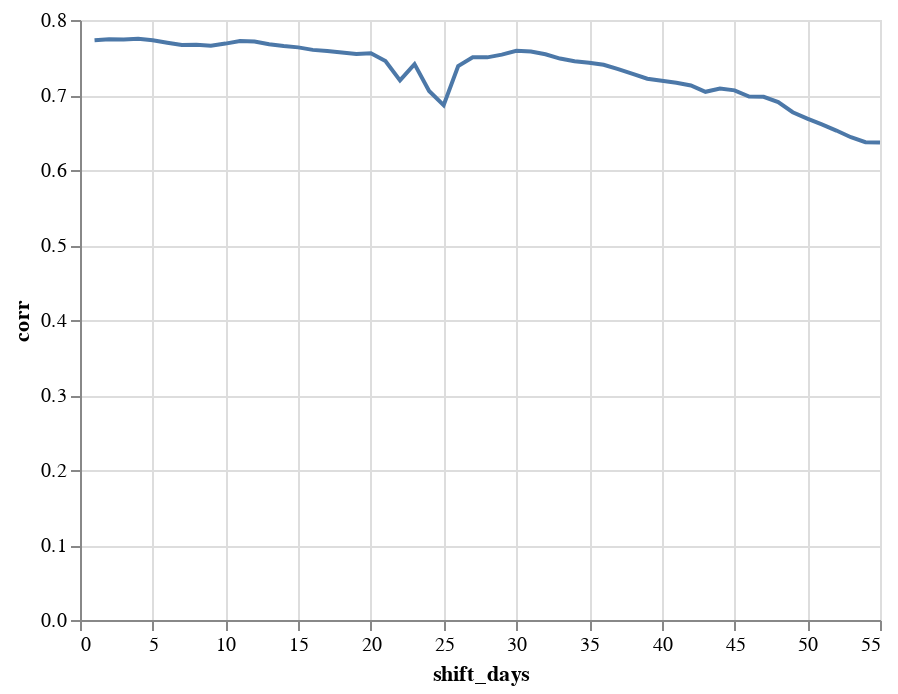

Notebook cell for this chart:
### Code cell
alt.Chart(shift_corrs_flat_df.groupby('shift_days').mean().reset_index()).mark_line().encode(
    x='shift_days',
    y='corr'
)

### Figure 1 — Vega-Lite specification as saved in the notebook (floating-point values rounded to 4 significant figures)
{"config": {"view": {"continuousWidth": 400, "continuousHeight": 300}}, "data": {"name": "data-8c10eed68be96ffedcb669f5db249594"}, "mark": "line", "encoding": {"x": {"type": "quantitative", "field": "shift_days"}, "y": {"type": "quantitative", "field": "corr"}}, "$schema": "https://vega.github.io/schema/vega-lite/v4.8.1.json", "datasets": {"data-8c10eed68be96ffedcb669f5db249594": [{"shift_days": 1, "corr": 0.7728}, {"shift_days": 2, "corr": 0.7742}, {"shift_days": 3, "corr": 0.774}, {"shift_days": 4, "corr": 0.775}, {"shift_days": 5, "corr": 0.773}, {"shift_days": 6, "corr": 0.7697}, {"shift_days": 7, "corr": 0.7666}, {"shift_days": 8, "corr": 0.7671}, {"shift_days": 9, "corr": 0.7658}, {"shift_days": 10, "corr": 0.7685}, {"shift_days": 11, "corr": 0.7719}, {"shift_days": 12, "corr": 0.7714}, {"shift_days": 13, "corr": 0.7677}, {"shift_days": 14, "corr": 0.7652}, {"shift_days": 15, "corr": 0.7635}, {"shift_days": 16, "corr": 0.7602}, {"shift_days": 17, "corr": 0.7587}, {"shift_days": 18, "corr": 0.7567}, {"shift_days": 19, "corr": 0.7548}, {"shift_days": 20, "corr": 0.7557}, {"shift_days": 21, "corr": 0.7453}, {"shift_days": 22, "corr": 0.7195}, {"shift_days": 23, "corr": 0.7412}, {"shift_days": 24, "corr": 0.7053}, {"shift_days": 25, "corr": 0.6865}, {"shift_days": 26, "corr": 0.7386}, {"shift_days": 27, "corr": 0.7503}, {"shift_days": 28, "corr": 0.7502}, {"shift_days": 29, "corr": 0.7538}, {"shift_days": 30, "corr": 0.7589}, {"shift_days": 31, "corr": 0.758}, {"shift_days": 32, "corr": 0.7543}, {"shift_days": 33, "corr": 0.7486}, {"shift_days": 34, "corr": 0.745}, {"shift_days": 35, "corr": 0.7431}, {"shift_days": 36, "corr": 0.7403}, {"shift_days": 37, "corr": 0.7345}, {"shift_days": 38, "corr": 0.7281}, {"shift_days": 39, "corr": 0.7217}, {"shift_days": 40, "corr": 0.7189}, {"shift_days": 41, "corr": 0.7163}, {"shift_days": 42, "corr": 0.7127}, {"shift_days": 43, "corr": 0.7042}, {"shift_days": 44, "corr": 0.7087}, {"shift_days": 45, "corr": 0.7062}, {"shift_days": 46, "corr": 0.6979}, {"shift_days": 47, "corr": 0.6977}, {"shift_days": 48, "corr": 0.6905}, {"shift_days": 49, "corr": 0.677}, {"shift_days": 50, "corr": 0.6685}, {"shift_days": 51, "corr": 0.6608}, {"shift_days": 52, "corr": 0.6526}, {"shift_days": 53, "corr": 0.6437}, {"shift_days": 54, "corr": 0.637}, {"shift_days": 55, "corr": 0.6365}]}}
